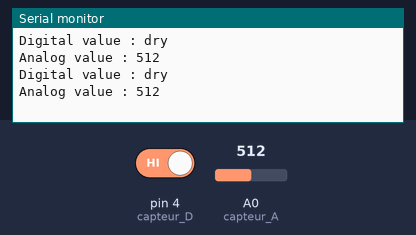
A sketch run on a simulated Arduino Uno, built with avr-gcc and run on an emulated ATmega328P. Shown: the last lines printed to the serial monitor. The inputs (shaded band) are chosen by the test bench; at power-on: pin 4 (capteur_D) HIGH, A0 (capteur_A) = 512.

Above: at 1.8 s.
1.9 s: pin 4 (capteur_D) driven LOW
4.5 s: A0 (capteur_A) set to 716
At 5.6 s:
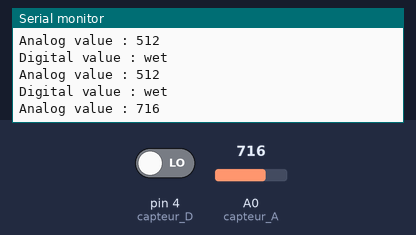
6.0 s: A0 (capteur_A) set to 900
At 6.8 s:
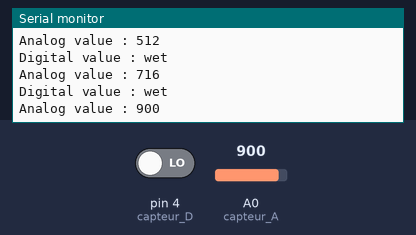
Timing chart, 0 to 9.0 s (numbered marks = the images above; inputs shaded):
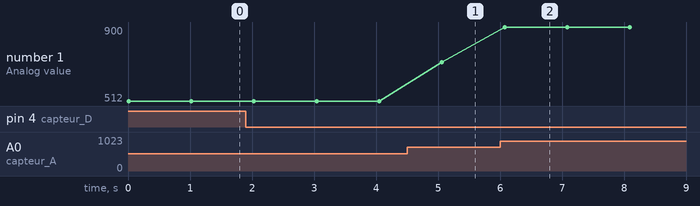

The sketch:

RainSensor_ESP8266.ino
```cpp
const int capteur_D = 4;
const int capteur_A = A0;

int val_analogique;

void setup()
{
  pinMode(capteur_D, INPUT);
  pinMode(capteur_A, INPUT);
  Serial.begin(115200);
}

void loop()
{
if(digitalRead(capteur_D) == LOW)
  {
    Serial.println("Digital value : wet");
    delay(10);
  }
else
  {
    Serial.println("Digital value : dry");
    delay(10);
  }
val_analogique=analogRead(capteur_A);
 Serial.print("Analog value : ");
 Serial.println(val_analogique);
 Serial.println("");
  delay(1000);
}
```

Measured:
- after the input at 4.5 s, the serial monitor: prints a new line after 0.56 s (image 1)
- after the input at 6.0 s, the serial monitor: prints a new line after 0.07 s (image 2)
- plotted number 1: 512 → 716 after the input at 4.5 s, 716 → 900 after the input at 6.0 s
